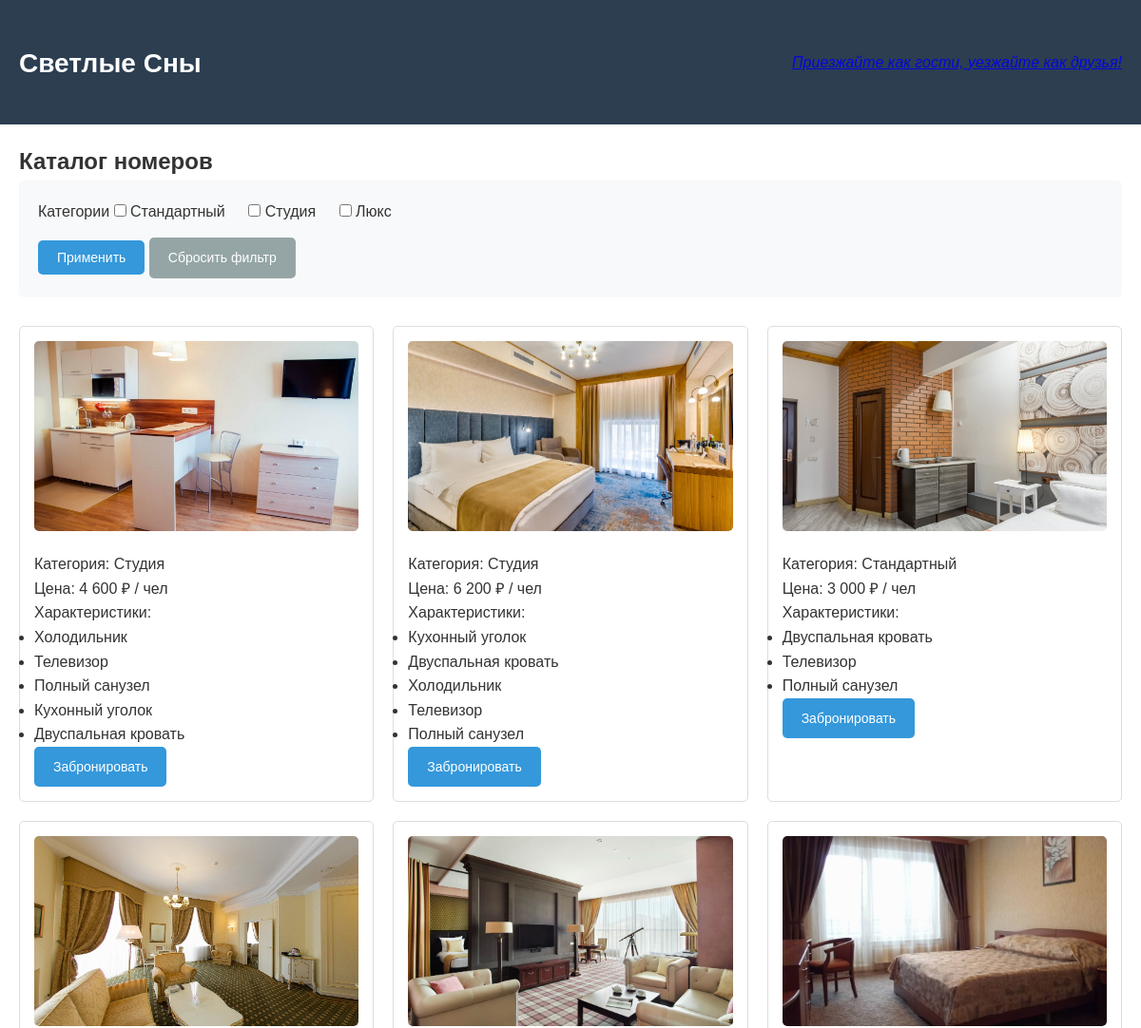
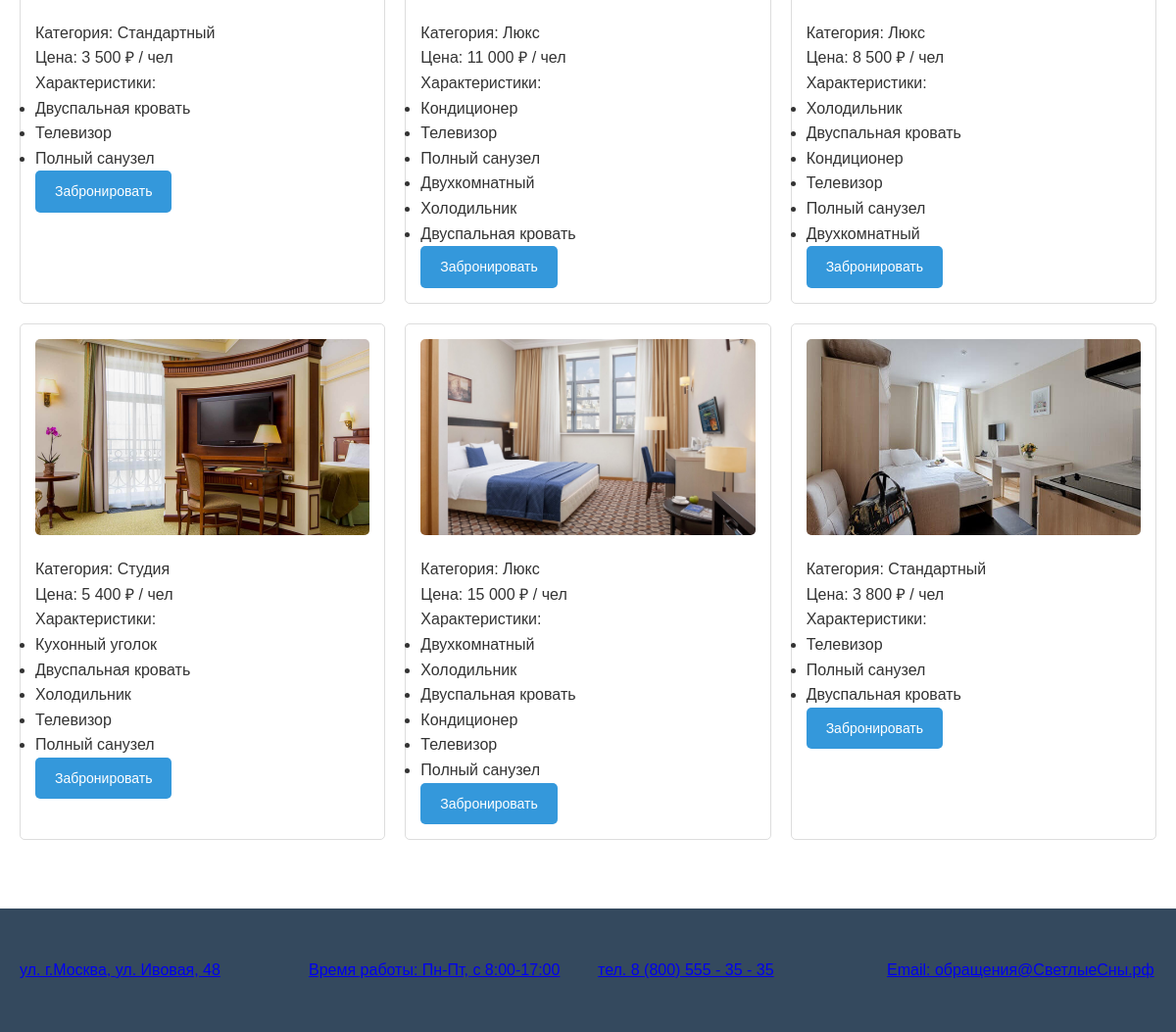
The page / on the database its author committed (2 pictures, top to bottom).
### tables this page shows
CREATE TABLE IF NOT EXISTS rooms (
    id INT AUTO_INCREMENT PRIMARY KEY,
    category_id INT NOT NULL,
    price_per_day DECIMAL(10, 2) NOT NULL,
    image VARCHAR(255) NOT NULL,
    description TEXT,
    is_active TINYINT(1) DEFAULT 1,
    created_at TIMESTAMP DEFAULT CURRENT_TIMESTAMP,
    FOREIGN KEY (category_id) REFERENCES room_categories(id) ON DELETE CASCADE
);

CREATE TABLE IF NOT EXISTS room_categories (
    id INT AUTO_INCREMENT PRIMARY KEY,
    name VARCHAR(50) NOT NULL UNIQUE
);

### index.php (the view, shortened to what this page needs)
<?php
require_once 'config/db.php';
$filterCategories = $_GET['category'] ?? [];
$sql = "SELECT r.id, r.price_per_day, r.image, rc.name AS category_name,
               GROUP_CONCAT(a.name SEPARATOR ', ') AS amenities
        FROM rooms r
        JOIN room_categories rc ON r.category_id = rc.id
        LEFT JOIN room_amenities ra ON r.id = ra.room_id
        LEFT JOIN amenities a ON ra.amenity_id = a.id
        WHERE r.is_active = 1";
$params = [];
$sql .= " GROUP BY r.id ORDER BY RAND() LIMIT 9";
$stmt = $pdo->prepare($sql);
$stmt->execute($params);
$rooms = $stmt->fetchAll();
$categories = $pdo->query("SELECT name FROM room_categories ORDER BY id")->fetchAll(PDO::FETCH_COLUMN);
?>
<!DOCTYPE html>
<html lang="ru">
<head>
    <link rel="stylesheet" href="assets/css/style.css">
</head>
<body>
    <header class="site-header">
        <div class="container">
            <h1 class="site-title"><a href="index.php">Светлые Сны</a></h1>
            <p class="slogan"><a href="#">Приезжайте как гости, уезжайте как друзья!</a></p>
        </div>
    </header>
    <main class="container">
        <h2>Каталог номеров</h2>
        <form method="GET" action="index.php" class="filter-form">
            <div class="filter-group">
                <label>Категории</label>
                <?php foreach ($categories as $cat): ?>
                    <label class="checkbox-label">
                        <input type="checkbox" name="category[]"
                               value="<?= htmlspecialchars($cat) ?>"
                               <?= in_array($cat, $filterCategories) ? 'checked' : '' ?>>
                        <?= htmlspecialchars($cat) ?>
                    </label>
                <?php endforeach; ?>
            </div>
            <button type="submit" class="btn btn-primary">Применить</button>
            <a href="index.php" class="btn btn-secondary">Сбросить фильтр</a>
        </form>
        <div class="rooms-grid">
            <?php if (empty($rooms)): ?>
                <p class="no-results">Номера по заданным условиям не найдены.</p>
            <?php else: ?>
                <?php foreach ($rooms as $room): ?>
                    <article class="room-card">
                        <img src="assets/images/<?= htmlspecialchars($room['image']) ?>"
                             alt="<?= htmlspecialchars($room['category_name']) ?>">
                        <p class="room-category">Категория: <?= htmlspecialchars($room['category_name']) ?></p>
                        <p class="room-price">Цена: <?= number_format($room['price_per_day'], 0, ',', ' ') ?> ₽ / чел</p>
                        <p class="room-features-title">Характеристики:</p>
                        <ul class="room-features">
                            <?php
                            $amenities = explode(', ', $room['amenities'] ?? '');
                            foreach ($amenities as $amenity):
                                if (!empty($amenity)):
                            ?>
                                <li><?= htmlspecialchars($amenity) ?></li>
                            <?php
                                endif;
                            endforeach;
                            ?>
                        </ul>
                        <a href="order.php?room_id=<?= $room['id'] ?>" class="btn btn-primary">Забронировать</a>
                    </article>
                <?php endforeach; ?>
            <?php endif; ?>
        </div>
    </main>
    <footer class="site-footer">
        <div class="container">
            <a href="#">ул. г.Москва, ул. Ивовая, 48</a>
            <a href="#">Время работы: Пн-Пт, с 8:00-17:00</a>
            <a href="tel:88005553535">тел. 8 (800) 555 - 35 - 35</a>
            <a href="mailto:обращения@СветлыеСны.рф">Email: обращения@СветлыеСны.рф</a>
        </div>
    </footer>
</body>
</html>

### assets/css/style.css (style rules this page uses)
* { margin: 0; padding: 0; box-sizing: border-box; }
body { font-family: Arial, sans-serif; line-height: 1.6; color: #333; }
.container { max-width: 1200px; margin: 0 auto; padding: 20px; }
.site-header { background: #2c3e50; color: white; padding: 20px 0; }
.site-header .container { display: flex; justify-content: space-between; align-items: center; }
.site-title a { color: white; text-decoration: none; font-size: 28px; }
.slogan { font-style: italic; opacity: 0.9; }
.btn { display: inline-block; padding: 10px 20px; text-decoration: none; border: none; border-radius: 5px; cursor: pointer; font-size: 14px; transition: background 0.3s; }
.btn-primary { background: #3498db; color: white; }
.btn-secondary { background: #95a5a6; color: white; }
.filter-form { background: #f8f9fa; padding: 20px; border-radius: 5px; margin-bottom: 30px; }
.filter-group { margin-bottom: 15px; }
.checkbox-label { display: inline-block; margin-right: 20px; cursor: pointer; }
.rooms-grid { display: grid; grid-template-columns: repeat(auto-fill, minmax(300px, 1fr)); gap: 20px; }
.room-card { border: 1px solid #ddd; border-radius: 5px; padding: 15px; background: white; }
.room-card img { width: 100%; height: 200px; object-fit: cover; border-radius: 5px; margin-bottom: 15px; }
.site-footer { background: #34495e; color: white; padding: 30px 0; margin-top: 50px; }
.site-footer .container { display: grid; grid-template-columns: repeat(auto-fit, minmax(250px, 1fr)); gap: 20px; }

### rows shown on the page
rooms: image (picture), category.name "Студия", price_per_day "4 600", amenity "Холодильник", amenity "Телевизор", amenity "Полный санузел", amenity "Кухонный уголок", amenity "Двуспальная кровать"
rooms: image (picture), category.name "Студия", price_per_day "6 200", amenity "Кухонный уголок", amenity "Двуспальная кровать", amenity "Холодильник", amenity "Телевизор", amenity "Полный санузел"
rooms: image (picture), category.name "Стандартный", price_per_day "3 000", amenity "Двуспальная кровать", amenity "Телевизор", amenity "Полный санузел"
rooms: image (picture), category.name "Стандартный", price_per_day "3 500", amenity "Двуспальная кровать", amenity "Телевизор", amenity "Полный санузел"
rooms: image (picture), category.name "Люкс", price_per_day "11 000", amenity "Кондиционер", amenity "Телевизор", amenity "Полный санузел", amenity "Двухкомнатный", amenity "Холодильник", amenity "Двуспальная кровать"
rooms: image (picture), category.name "Люкс", price_per_day "8 500", amenity "Холодильник", amenity "Двуспальная кровать", amenity "Кондиционер", amenity "Телевизор", amenity "Полный санузел", amenity "Двухкомнатный"
rooms: image (picture), category.name "Студия", price_per_day "5 400", amenity "Кухонный уголок", amenity "Двуспальная кровать", amenity "Холодильник", amenity "Телевизор", amenity "Полный санузел"
rooms: image (picture), category.name "Люкс", price_per_day "15 000", amenity "Двухкомнатный", amenity "Холодильник", amenity "Двуспальная кровать", amenity "Кондиционер", amenity "Телевизор", amenity "Полный санузел"
rooms: image (picture), category.name "Стандартный", price_per_day "3 800", amenity "Телевизор", amenity "Полный санузел", amenity "Двуспальная кровать"

### other values the page prints
$cat "Стандартный"
$cat "Студия"
$cat "Люкс"
